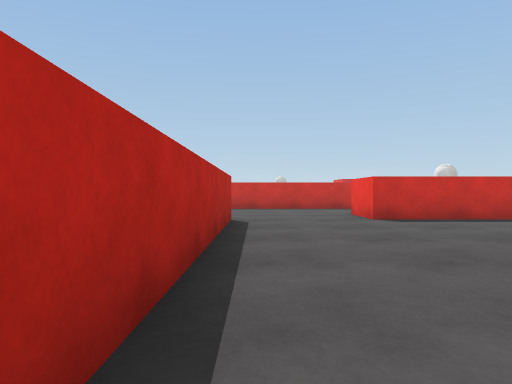
view 1 (above)

24 first-person views from a walk through a scene from a Unity 3-D project. The camera is 0.64 m above the floor, looks level and sees 70° across. The floor is counted in squares, 1 m on a side. Each view is taken from the middle of a square. On the plan, view 1 faces up. The plan holds only what a view shows up to about 10 squares ahead; the rest is blank. The place goes on beyond the plan. The player character is not drawn. Surface patterns are stand-ins for the level's own textures.

view 2
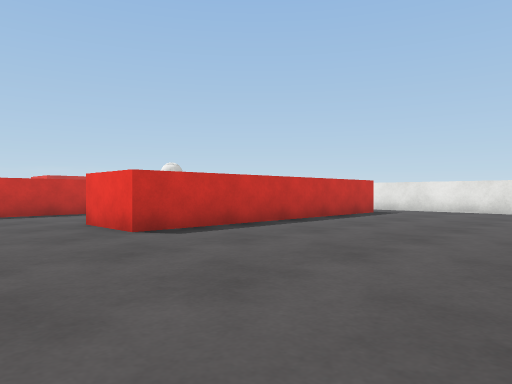

view 3
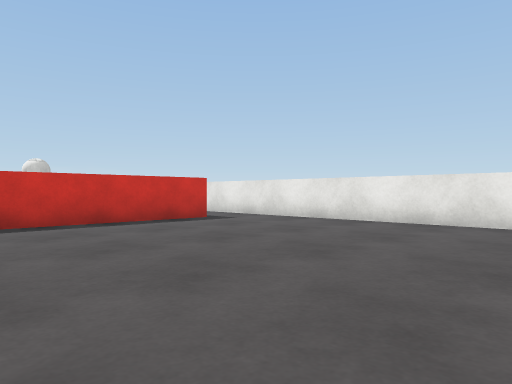

view 4
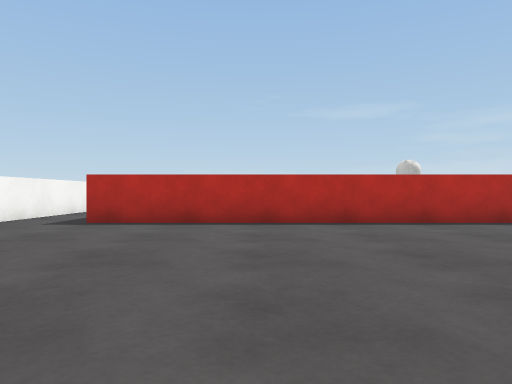

view 5
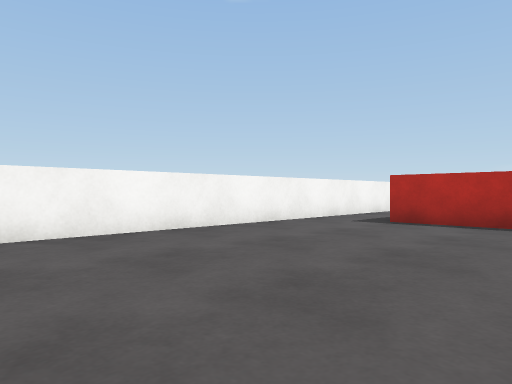

view 6
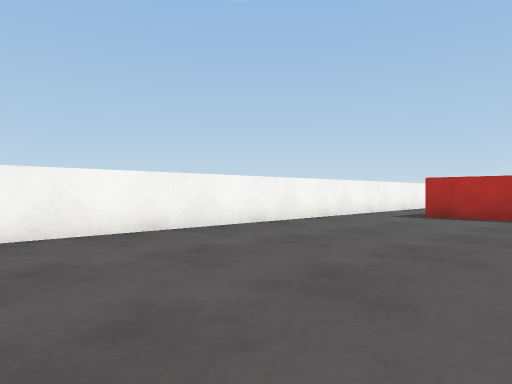

view 7
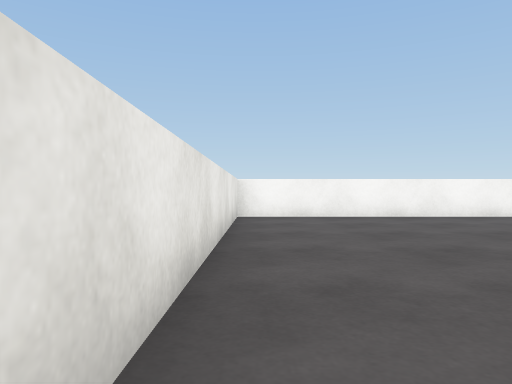

view 8
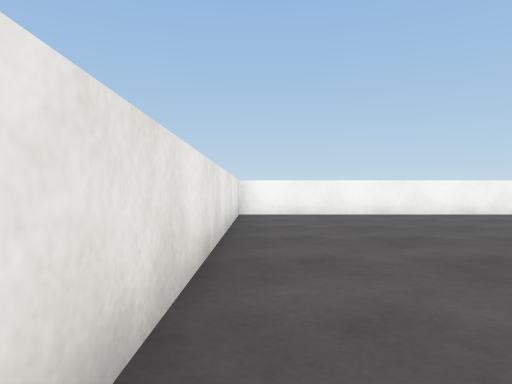

view 9
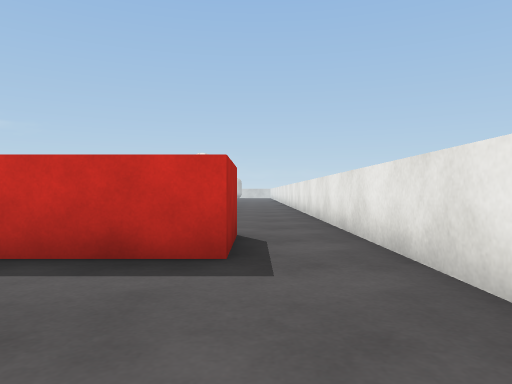

view 10
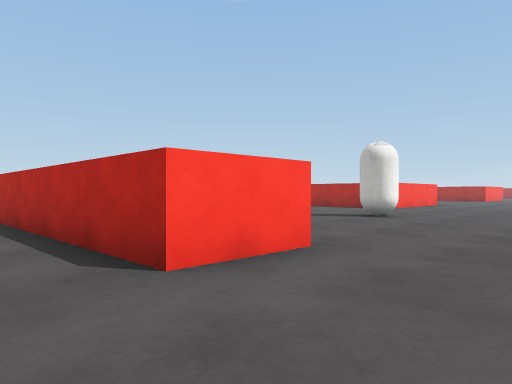

view 11
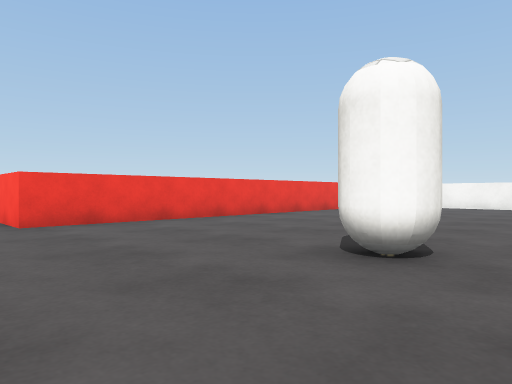

view 12
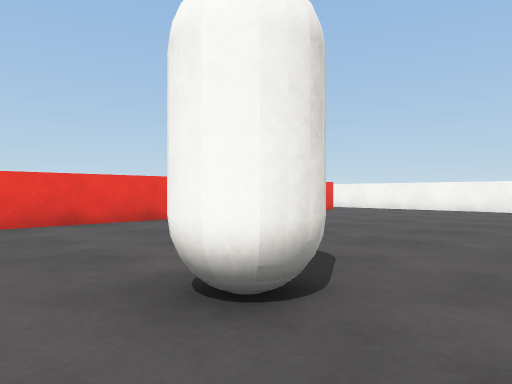

view 13
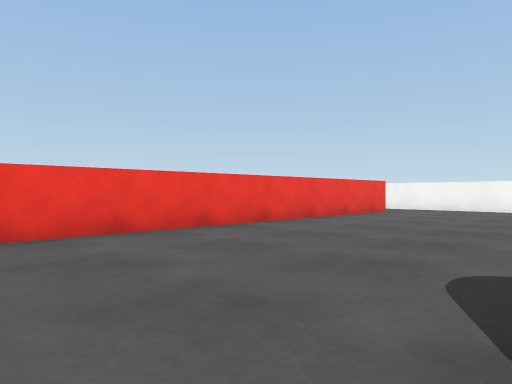

view 14
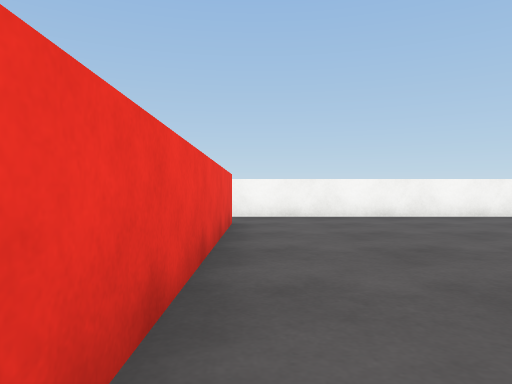

view 15
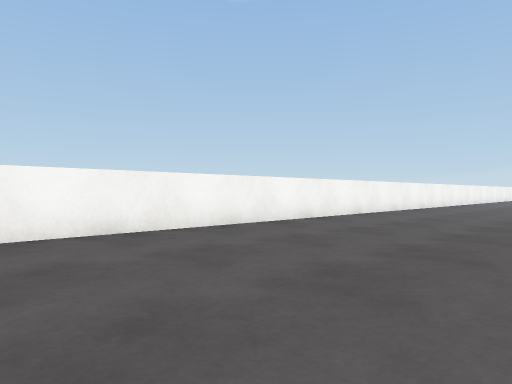

view 16
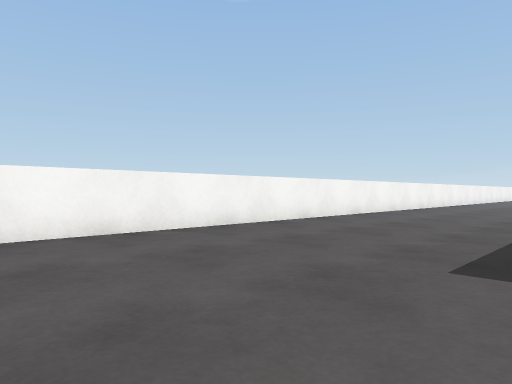

view 17
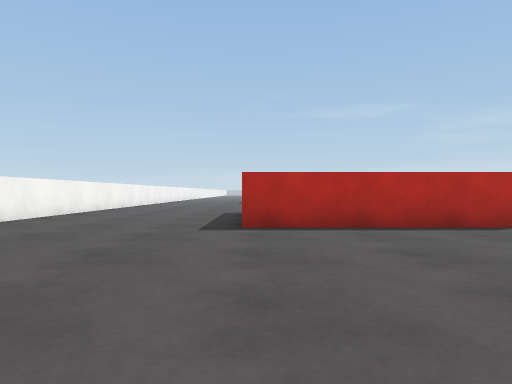

view 18
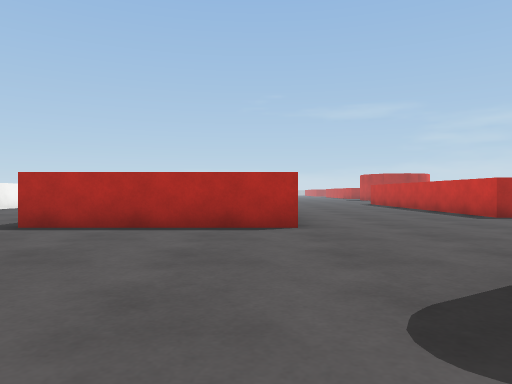

view 19
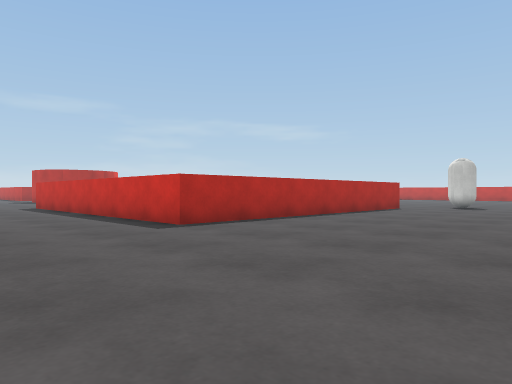

view 20
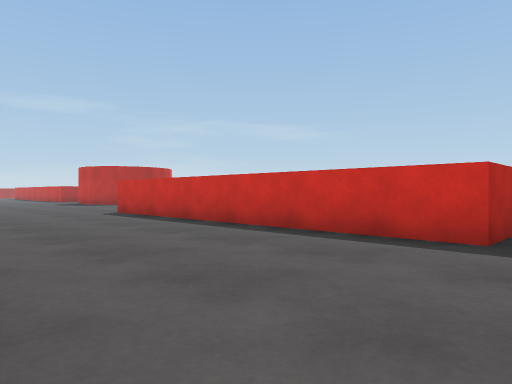

view 21
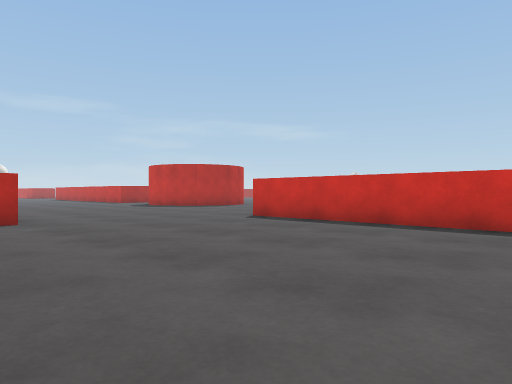

view 22
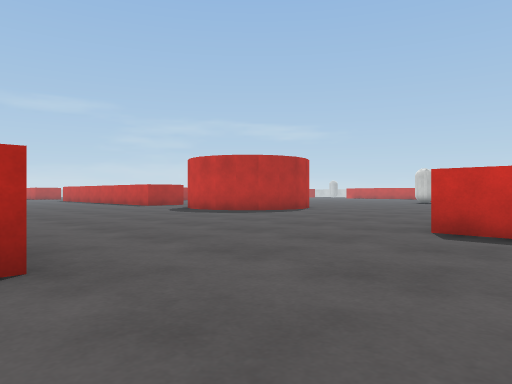

view 23
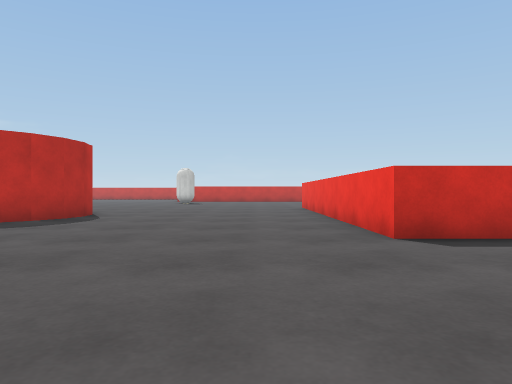

view 24
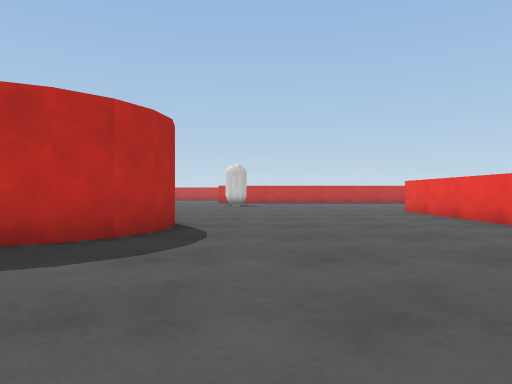

### Floor plan
Points are (right, up) in squares from view 1. A wall is a line through its corners. A room is listed if a view was taken in it or the views show most of it. See-through windows are left out.
Room 1 (views 1, 2, 3, 4, 5, 6, 7, 8, 9)
walls: (-0.6, 8.4) (-0.6, -3.6); (10.7, 10.2) (10.7, 8.5) (2.7, 8.5) (2.7, 9.5); (-2.4, -5.5) (12.5, -5.5) (12.5, 10.5)
ways out: opening at (-1.5, -4.5) to room 2; opening at (1, 8.7) to room 2; opening at (11.5, 9.5)
Room 2 (views 10, 11, 12, 13, 14, 15, 16, 17, 18, 19, 20, 21, 22, 23, 24)
walls: (-12.5, 4.8) (-12.5, -0.2); (-15.1, 14.1) (-15.1, 10) (-25.1, 10) (-25.1, 18); (-26.3, 4.9) (-26.3, 4.4); (-17.8, -5.5) (-2.4, -5.5); (-2.5, -3.2) (-2.5, 8.4) (-0.6, 8.4); (-31.6, 15.1) (-31.5, 14.6) (-31.6, 13.8) (-32, 13.1) (-32.5, 12.5) (-33.1, 12.3); (2.7, 9.5) (2.7, 10.5); (3.1, 14) (1.9, 14)
ways out: opening at (-1.5, -4.5) to room 1; opening at (1, 8.7) to room 1; opening at (2, 12)
objects: capsule (-8, 6) to (-8, 7)

Positions as (right, up) in squares from view 1, and headings:
1: (0, 0), facing up
2: (0, 3), facing up-right
3: (5, 1), facing up-right
4: (7, 0), facing left
5: (7, 0), facing down-left
6: (9, 0), facing down-left
7: (12, 4), facing down
8: (12, 5), facing down
9: (11, 5), facing up
10: (1, 11), facing down-left
11: (-10, 10), facing down-right
12: (-10, 8), facing down-right
13: (-8, 8), facing down-right
14: (-3, 4), facing down
15: (-4, 0), facing down-left
16: (-9, 0), facing down-left
17: (-6, 0), facing left
18: (-6, 4), facing left
19: (-9, 6), facing up-left
20: (-14, 5), facing up-left
21: (-18, 3), facing up-left
22: (-23, 4), facing up-left
23: (-27, 5), facing up
24: (-30, 8), facing up
